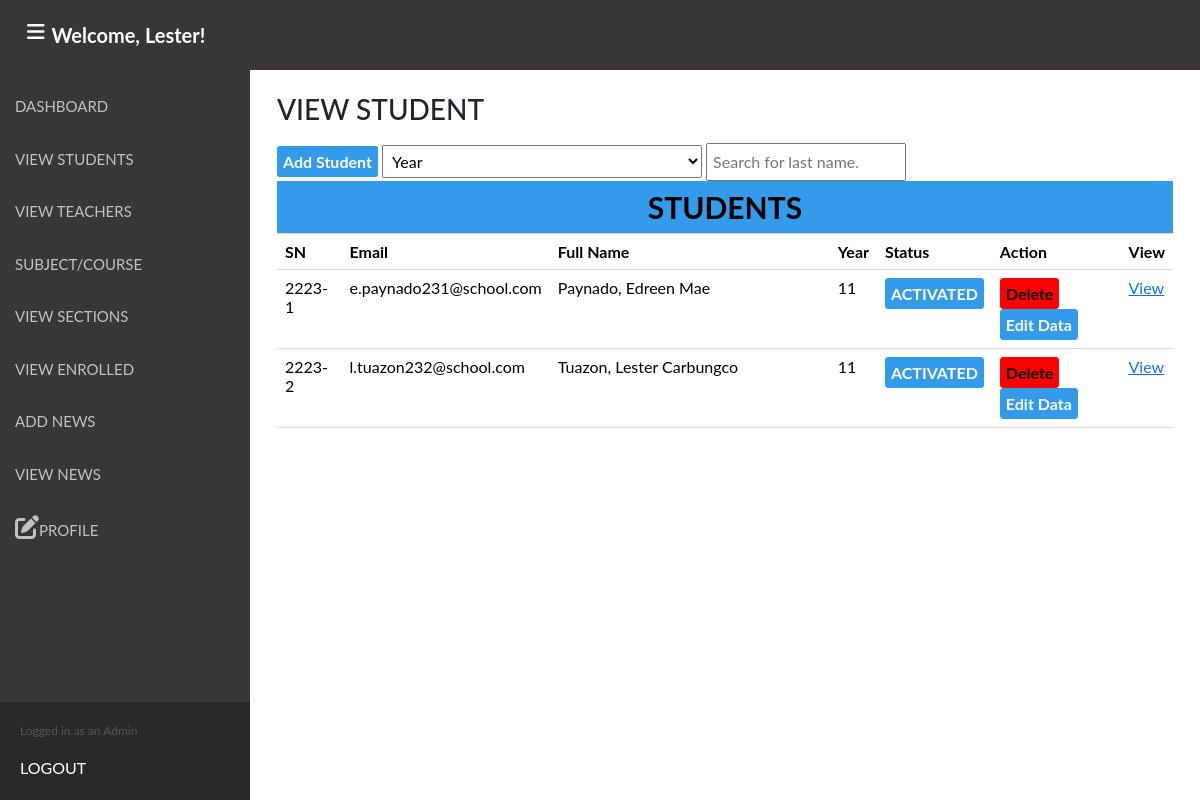
Page /admin/studentData/viewstudent.php (signed in) on the committed database.
### tables this page shows
CREATE TABLE `users` (
  `id` int(11) NOT NULL,
  `email` varchar(50) NOT NULL,
  `student_number` varchar(50) NOT NULL,
  `course` varchar(50) NOT NULL,
  `password` varchar(100) NOT NULL,
  `firstname` varchar(50) NOT NULL,
  `middlename` varchar(50) NOT NULL,
  `lastname` varchar(50) NOT NULL,
  `contact_number` varchar(50) NOT NULL,
  `userlevel` varchar(50) NOT NULL,
  `status` varchar(50) NOT NULL,
  `year` varchar(50) NOT NULL,
  `schoolyear` varchar(50) NOT NULL,
  `schoolyear_accepted` varchar(50) NOT NULL
);

### admin/studentData/displayStudent.php (the view, shortened to what this page needs)
<table class="table" id="myTable">
    <tr>
        <td colspan=10 style="text-align:center;background-color:#349beb;font-size:30px"><b>STUDENTS</b></td>
    </tr>
    <tr>
        <td><b>SN</b></td>
        <td style="width:200px;"><b>Email</b></td>
        <td style="width:280px;"><b>Full Name</b></td>
        <td><b>Year</b></td>
        <td><b>Status</b></th>
        <td><b>Action</b></td>
        <td><b>View</b></td>
    </tr>
<?Php
while($row = mysqli_fetch_assoc($result_user)){
?>
<tr class="asd"id="<?Php echo $row['id'];?>">
	<td><?Php echo $row['student_number'];?></td>
	<td><?Php echo $row['email'];?></td>
	<td><?Php echo $row['lastname'].", ". $row['firstname']. " ".$row['middlename'];?></td>
	<td><?Php echo $row['year'];?></td>
	<td>
        <?php
            if($row['status']=='ACTIVATED'){
        ?>
        <button class="bluewhitebutton"onclick="confirm('Are you sure?') && userActivate(<?Php echo $row['id'];?>)"id="<?Php echo "btn.".$row['id'];?>"><?Php echo $row['status'];?></button>
        <?php
            }else{
        ?>
 <button class="redblackButton"onclick="confirm('Are you sure?') && userActivate(<?Php echo $row['id'];?>)"id="<?Php echo "btn.".$row['id'];?>"><?Php echo $row['status'];?></button>
        <?php
            }
        ?>
    </td>
	<td>
		<button type="button" class="deletebutton"name="button" onclick = "confirm('Are you sure ?') && deletedata(<?php echo $row['id']; ?>);">Delete</button>
		<button type="button" class="editbutton"name="editbutton"id="<?php echo $row['id'];?>" onclick = "editdata(<?php echo $row['id']; ?>);">Edit Data</button>
	</td>
    <td><a href="studentdata_pdf.php?id=<?php echo $row['id']?>">View</a></td>
	</tr>
<?Php
}
?>
</table>

### css/styles.css (style rules this page uses)
body { margin:0; font-family: "Lato", sans-serif; }
* { box-sizing: border-box; }
.usertableStyle tr, td { color:#000; padding:10px; border-bottom:1px solid #dbdbdb; border-collapse:collapse; }
.deletebutton { padding:5px; background-color:red; border:1px solid red; border-radius:3px; font-weight:bold; cursor:pointer; margin-right:5px; }
.editbutton { padding:5px; background-color:#349beb; border:1px solid #349beb; border-radius:3px; font-weight:bold; color:#fff; cursor:pointer; }
.bluewhiteButton { padding:5px; background-color:#349beb; border:1px solid #349beb; border-radius:3px; font-weight:bold; color:#fff; cursor:pointer; }

### rows in the picture
users: student_number "2223-1", email "e.paynado231@school.com", lastname "Paynado", firstname "Edreen Mae", year "11", status "ACTIVATED"
users: student_number "2223-2", email "l.tuazon232@school.com", lastname "Tuazon", firstname "Lester", middlename "Carbungco", year "11", status "ACTIVATED"

### other values in the picture
$firstname "Lester"
